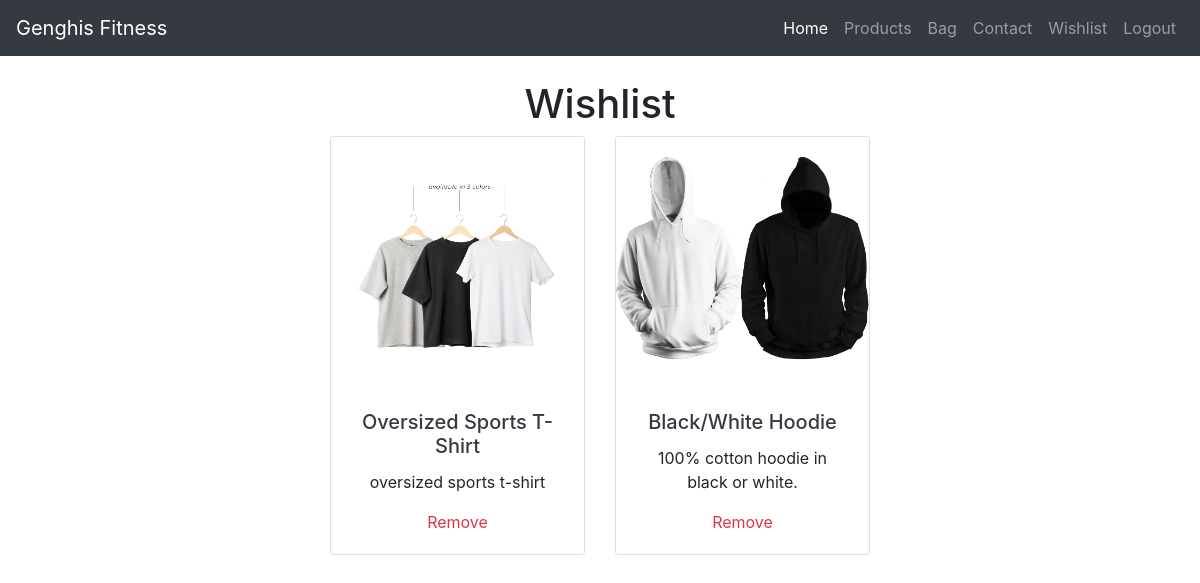
The page /wishlist/ (signed in) on the database as committed earlier.
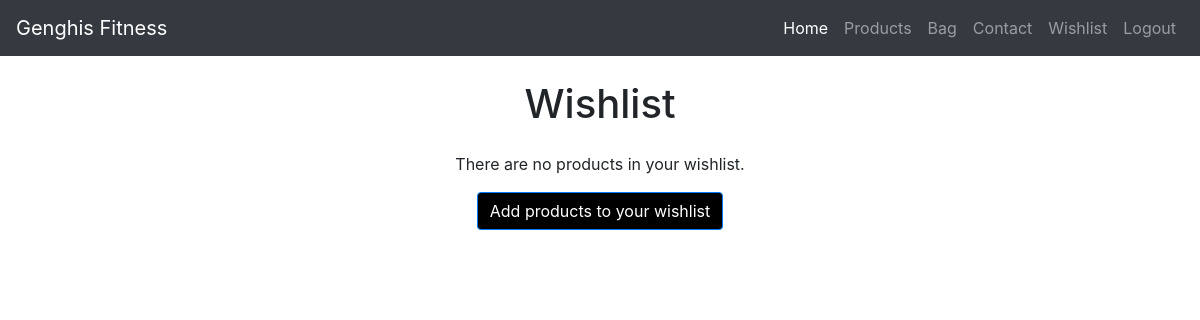
The same page on the database as committed later.
### wishlist/models.py (models this page shows)
class WishlistItem(models.Model):
    wishlist = models.ForeignKey(Wishlist, related_name='items', on_delete=models.CASCADE)
    product = models.ForeignKey(Product, on_delete=models.CASCADE)
    size = models.CharField(max_length=20, null=True)
    class Meta:
        unique_together = ('wishlist', 'product', 'size')

### products/models.py (models this page shows)
class Product(models.Model):
    name = models.CharField(max_length=100)
    description = models.TextField()
    price = models.DecimalField(max_digits=10, decimal_places=2)
    image = models.ImageField(upload_to='products/')
    created_at = models.DateTimeField(auto_now_add=True)
    category = models.ForeignKey('Category', on_delete=models.CASCADE, related_name='products')
    has_sizes = models.BooleanField(default=False, null=True, blank=True)

### wishlist/views.py (the view)
# urls.py: path('', WishlistView.as_view(), name='wishlist'),
class WishlistView(View):
    def get(self, request):
        wishlist = Wishlist.objects.filter(user=request.user).first()
        context = {
            'wishlist': wishlist
        }
        return render(request, 'wishlist/wishlist.html', context)

### context/bag_processor.py (called while the page is built, shortened)
def bag_contents(request):
    bag_items = []
    total = 0
    product_count = 0
    bag = request.session.get('bag', {})
    context = {
        'bag_items': bag_items,
        'total': total,
        'product_count': product_count,
        'grand_total': total,
    }
    return context

### wishlist/templates/wishlist/wishlist.html (shortened to what this page needs)
{% extends 'base.html' %}
{% load static %}
{% block content %}
  <div class="container text-center">
    <h1 class="mt-4">Wishlist</h1>
    {% if wishlist.items.all %}
      <div class="row justify-content-center">
        {% for item in wishlist.items.all %}
          <div class="col-sm-6 col-md-4 col-lg-3">
            <div class="card mb-4">
              <a href="{% url 'products:product_detail' item.product.pk %}">
                <img src="{{ item.product.image.url }}" class="card-img-top" alt="Product Image">
              </a>
              <div class="card-body">
                <h5 class="card-title">
                  <a href="{% url 'products:product_detail' item.product.pk %}" class="text-dark">{{ item.product.name|title }}</a>
                </h5>
                <p class="card-text">{{ item.product.description }}</p>
                <a href="#" class="remove-item text-danger" id="remove_{{ item.id }}" data-product_id="{{ item.product.id }}" data-product_size="{{ item.size }}">Remove</a>
              </div>
            </div>
          </div>
        {% endfor %}
      </div>
    {% else %}
      <div class="my-4">
        <p>There are no products in your wishlist.</p>
        <a href="{% url 'products:product_list' %}" class="btn btn-primary">Add products to your wishlist</a>
      </div>
    {% endif %}
  </div>
{% endblock %}

Rows that differ between the two databases and show on the page:
removed WishlistItem: product.image (picture), product.name "Oversized Sports T-Shirt", product.description "oversized sports t-shirt"
removed WishlistItem: product.image (picture), product.name "Black/White Hoodie", product.description "100% cotton hoodie in black or white."
Other text that changed with them:
text now shown: "There are no products in your wishlist. Add products to your wishlist"
